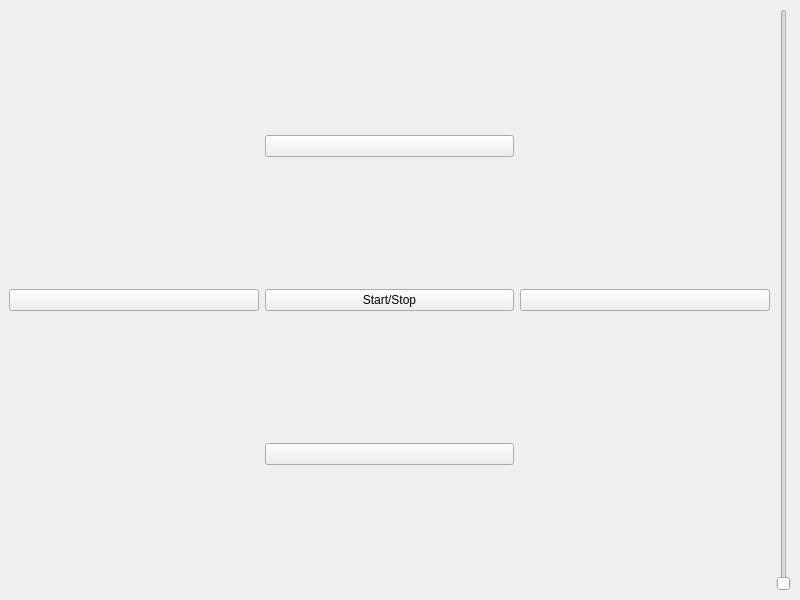
<?xml version="1.0" encoding="UTF-8"?>
<ui version="4.0">
 <class>MainWindow</class>
 <widget class="QMainWindow" name="MainWindow">
  <property name="geometry">
   <rect>
    <x>0</x>
    <y>0</y>
    <width>800</width>
    <height>600</height>
   </rect>
  </property>
  <property name="windowTitle">
   <string>MainWindow</string>
  </property>
  <widget class="QWidget" name="centralwidget">
   <layout class="QHBoxLayout" name="horizontalLayout_2">
    <item>
     <layout class="QHBoxLayout" name="horizontalLayout">
      <item>
       <widget class="QPushButton" name="button_left">
        <property name="text">
         <string/>
        </property>
        <property name="icon">
         <iconset>
          <normaloff>left.png</normaloff>left.png</iconset>
        </property>
       </widget>
      </item>
      <item>
       <layout class="QVBoxLayout" name="verticalLayout">
        <item>
         <widget class="QPushButton" name="button_up">
          <property name="text">
           <string/>
          </property>
          <property name="icon">
           <iconset>
            <normaloff>up.png</normaloff>up.png</iconset>
          </property>
         </widget>
        </item>
        <item>
         <widget class="QPushButton" name="button_on_off">
          <property name="text">
           <string>Start/Stop</string>
          </property>
         </widget>
        </item>
        <item>
         <widget class="QPushButton" name="button_down">
          <property name="text">
           <string/>
          </property>
          <property name="icon">
           <iconset>
            <normaloff>down.png</normaloff>down.png</iconset>
          </property>
         </widget>
        </item>
       </layout>
      </item>
      <item>
       <widget class="QPushButton" name="button_right">
        <property name="text">
         <string/>
        </property>
        <property name="icon">
         <iconset>
          <normaloff>right.png</normaloff>right.png</iconset>
        </property>
       </widget>
      </item>
     </layout>
    </item>
    <item>
     <widget class="QSlider" name="speed_controller">
      <property name="minimum">
       <number>25</number>
      </property>
      <property name="maximum">
       <number>100</number>
      </property>
      <property name="orientation">
       <enum>Qt::Vertical</enum>
      </property>
     </widget>
    </item>
   </layout>
  </widget>
 </widget>
 <resources/>
 <connections/>
</ui>
